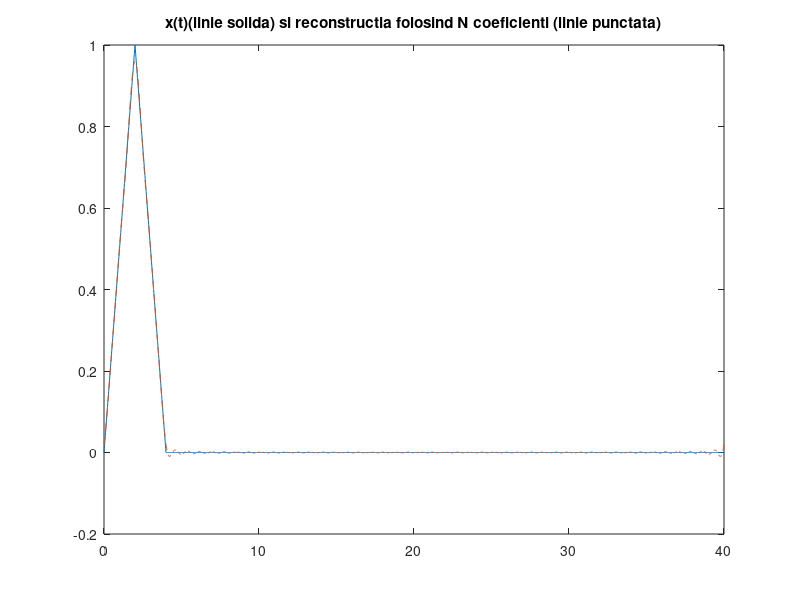
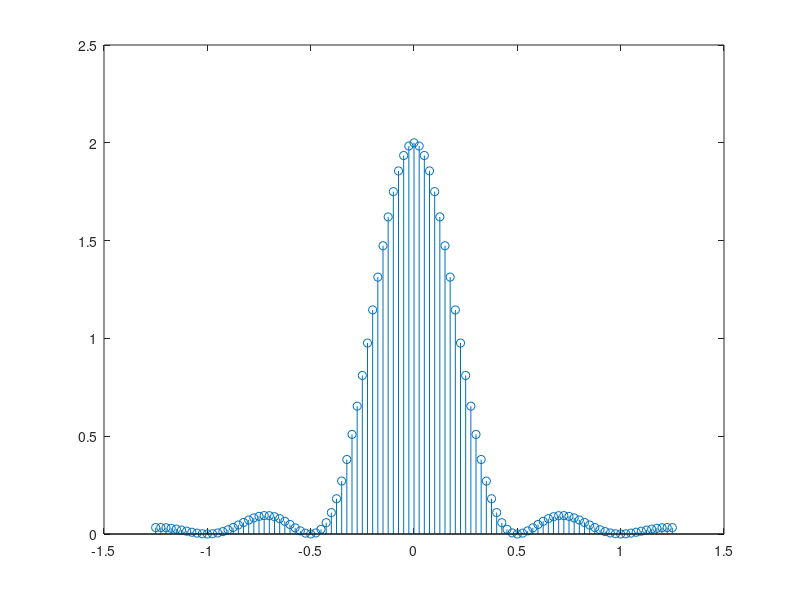

The MATLAB script that drew these images, in order:

P=40; % perioada semnalului x
D=4; % durata semnalului x_tr(triunghiular)

w0=2*pi/P; % pulsatia semnalului x
t_tr=0:0.02:D; % vectorul de timp pentru partea de triunghi a semnalului
x_tr= sawtooth((pi/2)*t_tr,0.5)/2+0.5; % generarea partii de triunghi a semnalului
t = 0:0.02:P; % vectorul de timp pe o perioada
x = zeros(1,length(t)); % initializarea vectorului x
x(t<=D)=x_tr; % adaugarea partii triunghiulare a semnalului
figure(1);
plot(t,x); % afisarea semnalului x(t)
title('x(t)(linie solida) si reconstructia folosind N coeficienti (linie punctata)');
hold on;


for k=-50:50
    x_t = x_tr;
    x_t = x_t .* exp(-j*k*w0*t_tr); % vectorul ce trebuie integrat
    X(k+51)=0; % initializarea coeficientului Xk
    for i = 1: length(t_tr)-1
        X(k+51) = X(k+51) + (t_tr(i+1)-t_tr(i))* (x_t(i)+x_t(i+1))/2; % integrare folosind metoda dreptunghiurilor
    end
end
    


for i = 1: length(t)
    x_finit(i) = 0;% initializarea elementelor vectorului reconstruit
    for k=-50:50
        x_finit(i) = x_finit(i) + (1/P)*X(k+51)*exp(j*k*w0*t(i)); % calcularea sumei
    end
end
plot(t,x_finit,'--'); % afisarea semnalului reconstruit cu linie punctata pe acelasi grafic cu semnalul original

figure(2);
w=-50*w0:w0:50*w0; % generarea vectorului de pulsatii corespunzatoare coeficientilor Xk
stem(w/(2*pi),abs(X)); % afisarea spectrului


% Semnalul reconstrui cu cei 50 de coeficienti nu este identic cu cel original deoarece prin 
% selectarea unui numar finit de coeficienti se limiteaza spectrul semnalului. Semnalele periodice pot fi
% descrise prin suma a unei infinitati de componenete sinus si cosinus care sunt inmultite cu coeficienti 
% corespunzatori si de frecvente diferite (multipli ai frecventei semnalului). Forma de unda a semanlului 
% reconstrui va fi cu atat mai apropiata de cea originala cu cat adaugam mai multi coeficienti in suma,
% cu cat dorim ca forma semnalului sa fie mai abrupta (timpul de crestere si descrestere sa fie mai mic)
% cu atat suntem nevoiti sa luam in calcul mai multi coeficienti ai seriei fourier.
